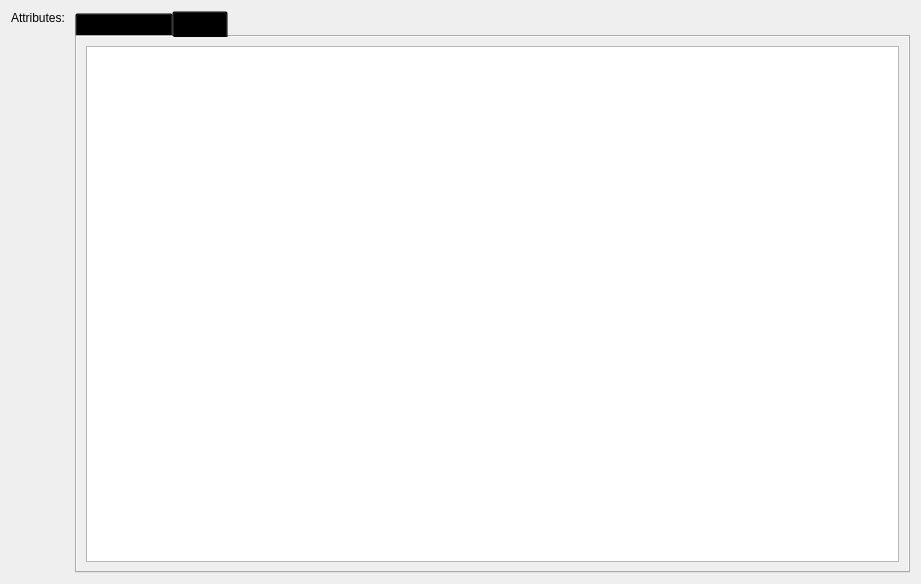
<?xml version="1.0" encoding="UTF-8"?>
<ui version="4.0">
 <class>AttributesClass</class>
 <widget class="QDialog" name="AttributesClass">
  <property name="geometry">
   <rect>
    <x>0</x>
    <y>0</y>
    <width>921</width>
    <height>584</height>
   </rect>
  </property>
  <property name="windowTitle">
   <string>Dialog</string>
  </property>
  <layout class="QGridLayout" name="gridLayout">
   <item row="0" column="1">
    <widget class="QLabel" name="label_10">
     <property name="text">
      <string>Attributes: </string>
     </property>
    </widget>
   </item>
   <item row="1" column="1">
    <spacer name="verticalSpacer">
     <property name="orientation">
      <enum>Qt::Vertical</enum>
     </property>
     <property name="sizeHint" stdset="0">
      <size>
       <width>20</width>
       <height>40</height>
      </size>
     </property>
    </spacer>
   </item>
   <item row="0" column="2" rowspan="2">
    <widget class="QTabWidget" name="tab_widget_attributes">
     <property name="minimumSize">
      <size>
       <width>0</width>
       <height>500</height>
      </size>
     </property>
     <property name="styleSheet">
      <string notr="true">QTabBar{
	background-color: transparent;
}</string>
     </property>
     <property name="currentIndex">
      <number>1</number>
     </property>
     <widget class="QWidget" name="tab_selectors">
      <property name="layoutDirection">
       <enum>Qt::LeftToRight</enum>
      </property>
      <property name="autoFillBackground">
       <bool>true</bool>
      </property>
      <attribute name="title">
       <string>SELECTORS</string>
      </attribute>
      <layout class="QGridLayout" name="layout_tab_selectors">
       <property name="leftMargin">
        <number>0</number>
       </property>
       <property name="topMargin">
        <number>0</number>
       </property>
       <property name="rightMargin">
        <number>0</number>
       </property>
       <property name="bottomMargin">
        <number>0</number>
       </property>
       <item row="2" column="1">
        <widget class="QPushButton" name="btn_plus">
         <property name="sizePolicy">
          <sizepolicy hsizetype="Preferred" vsizetype="Fixed">
           <horstretch>0</horstretch>
           <verstretch>0</verstretch>
          </sizepolicy>
         </property>
         <property name="styleSheet">
          <string notr="true">drop-shadow: 1px 1px 5px black;</string>
         </property>
         <property name="text">
          <string/>
         </property>
         <property name="icon">
          <iconset resource="../../resources/icons.qrc">
           <normaloff>:/icons/icons/node-plus.svg</normaloff>:/icons/icons/node-plus.svg</iconset>
         </property>
         <property name="iconSize">
          <size>
           <width>32</width>
           <height>32</height>
          </size>
         </property>
         <property name="flat">
          <bool>false</bool>
         </property>
        </widget>
       </item>
       <item row="2" column="2">
        <widget class="QPushButton" name="btn_insert_attrib">
         <property name="sizePolicy">
          <sizepolicy hsizetype="Preferred" vsizetype="Fixed">
           <horstretch>0</horstretch>
           <verstretch>0</verstretch>
          </sizepolicy>
         </property>
         <property name="text">
          <string/>
         </property>
         <property name="icon">
          <iconset resource="../../resources/icons.qrc">
           <normaloff>:/icons/icons/send-check.svg</normaloff>:/icons/icons/send-check.svg</iconset>
         </property>
         <property name="iconSize">
          <size>
           <width>32</width>
           <height>32</height>
          </size>
         </property>
        </widget>
       </item>
       <item row="2" column="0">
        <widget class="QPushButton" name="btn_remove_last">
         <property name="text">
          <string/>
         </property>
         <property name="icon">
          <iconset resource="../../resources/icons.qrc">
           <normaloff>:/icons/icons/node-minus.svg</normaloff>:/icons/icons/node-minus.svg</iconset>
         </property>
         <property name="iconSize">
          <size>
           <width>32</width>
           <height>32</height>
          </size>
         </property>
        </widget>
       </item>
       <item row="0" column="0" colspan="3">
        <widget class="QScrollArea" name="scrollArea_2">
         <property name="frameShape">
          <enum>QFrame::NoFrame</enum>
         </property>
         <property name="widgetResizable">
          <bool>true</bool>
         </property>
         <property name="alignment">
          <set>Qt::AlignLeading|Qt::AlignLeft|Qt::AlignVCenter</set>
         </property>
         <widget class="QWidget" name="scrollAreaWidgetContents_2">
          <property name="geometry">
           <rect>
            <x>0</x>
            <y>0</y>
            <width>819</width>
            <height>489</height>
           </rect>
          </property>
          <layout class="QVBoxLayout" name="v_layout_tab_selectors">
           <property name="leftMargin">
            <number>0</number>
           </property>
           <property name="topMargin">
            <number>0</number>
           </property>
           <property name="rightMargin">
            <number>0</number>
           </property>
           <property name="bottomMargin">
            <number>0</number>
           </property>
          </layout>
         </widget>
        </widget>
       </item>
      </layout>
     </widget>
     <widget class="QWidget" name="tab_text">
      <property name="autoFillBackground">
       <bool>true</bool>
      </property>
      <attribute name="title">
       <string>TEXT</string>
      </attribute>
      <layout class="QGridLayout" name="layout_tab_text">
       <item row="1" column="0">
        <widget class="QTextEdit" name="te_attributes_text">
         <property name="html">
          <string>&lt;!DOCTYPE HTML PUBLIC &quot;-//W3C//DTD HTML 4.0//EN&quot; &quot;http://www.w3.org/TR/REC-html40/strict.dtd&quot;&gt;
&lt;html&gt;&lt;head&gt;&lt;meta name=&quot;qrichtext&quot; content=&quot;1&quot; /&gt;&lt;style type=&quot;text/css&quot;&gt;
p, li { white-space: pre-wrap; }
&lt;/style&gt;&lt;/head&gt;&lt;body style=&quot; font-family:'Cantarell'; font-size:11pt; font-weight:400; font-style:normal;&quot;&gt;
&lt;p style=&quot;-qt-paragraph-type:empty; margin-top:0px; margin-bottom:0px; margin-left:0px; margin-right:0px; -qt-block-indent:0; text-indent:0px;&quot;&gt;&lt;br /&gt;&lt;/p&gt;&lt;/body&gt;&lt;/html&gt;</string>
         </property>
        </widget>
       </item>
      </layout>
     </widget>
    </widget>
   </item>
  </layout>
 </widget>
 <resources>
  <include location="../../resources/icons.qrc"/>
 </resources>
 <connections/>
</ui>
